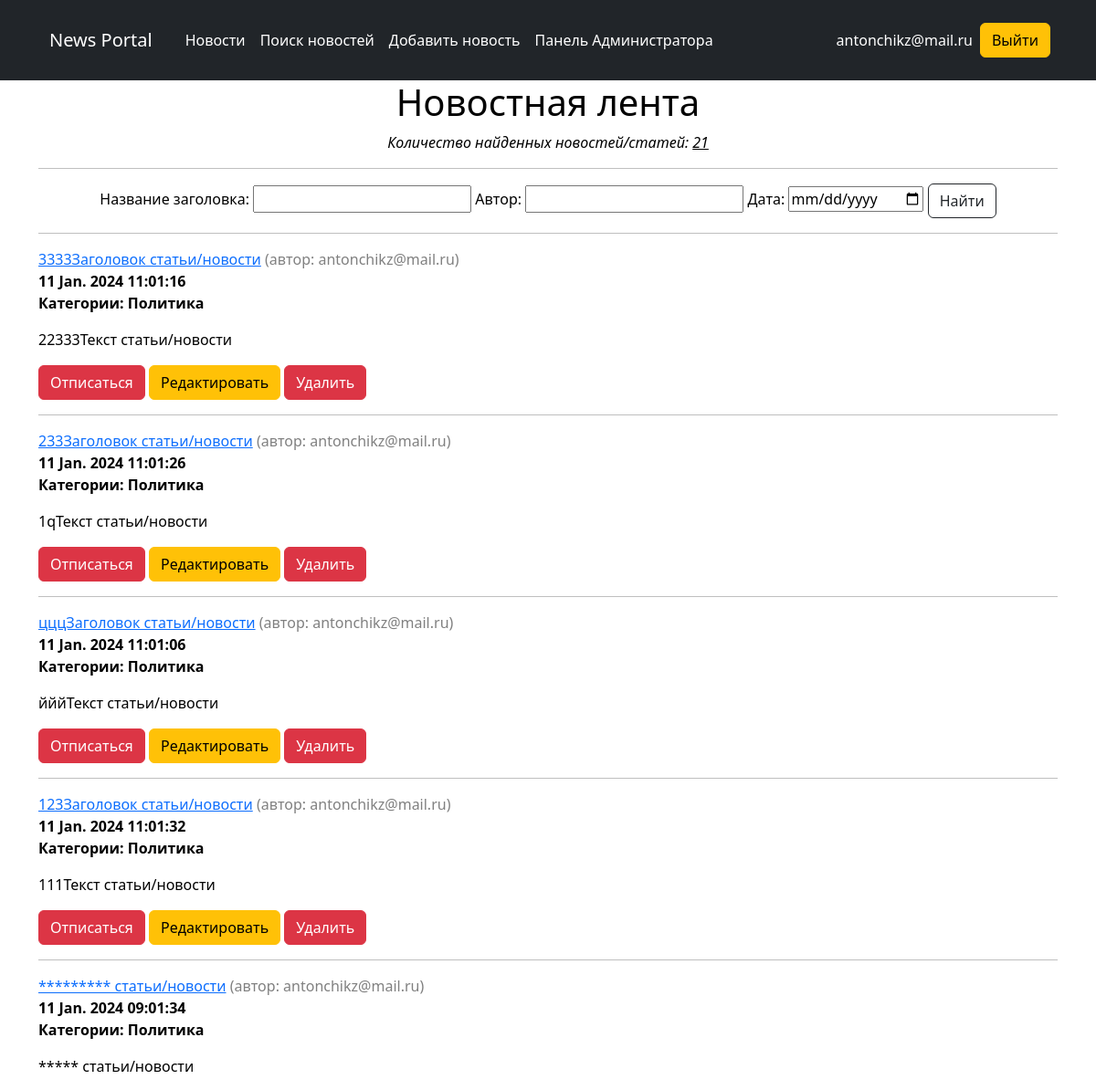
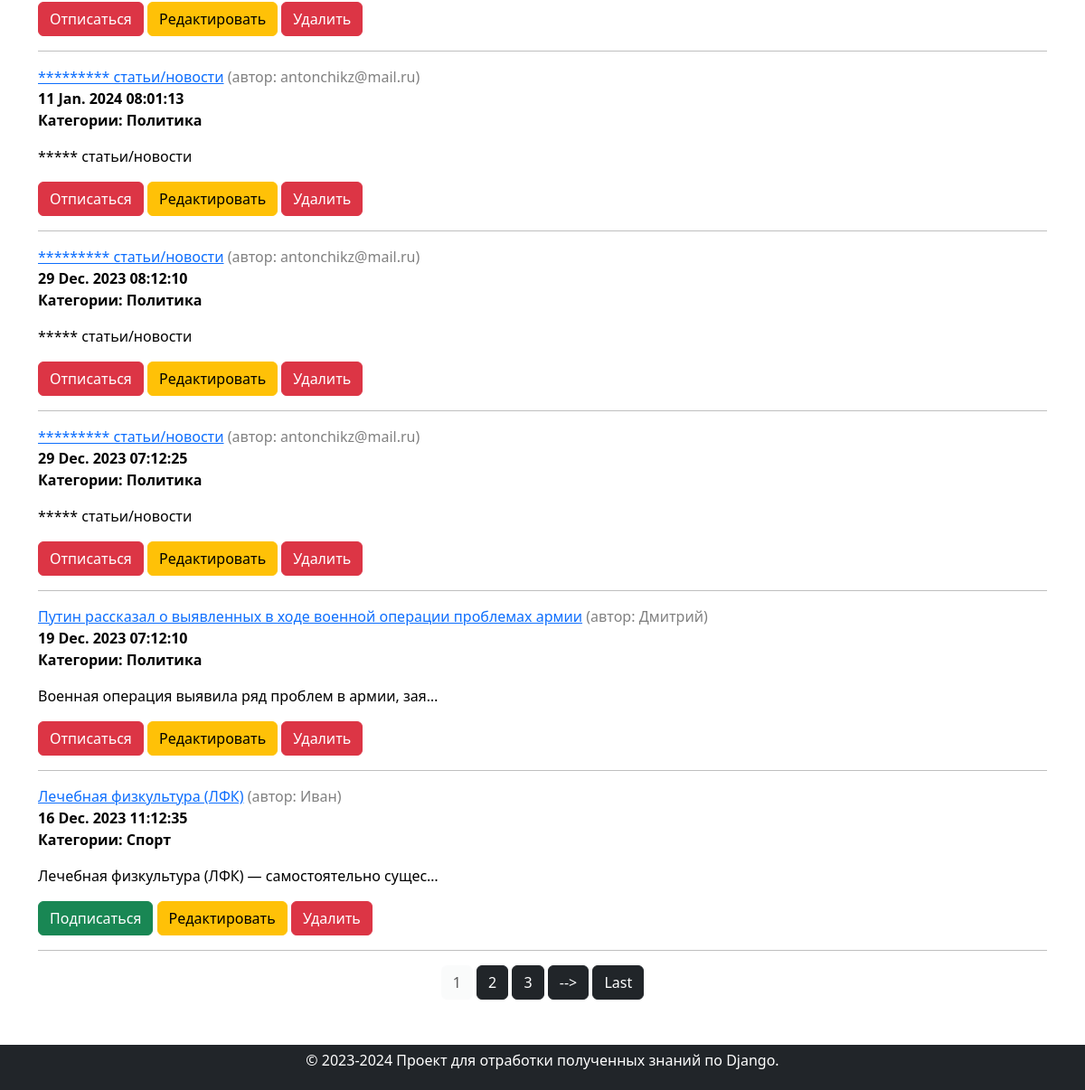
The page /search/ (signed in) on the database as committed earlier (2 pictures, top to bottom).
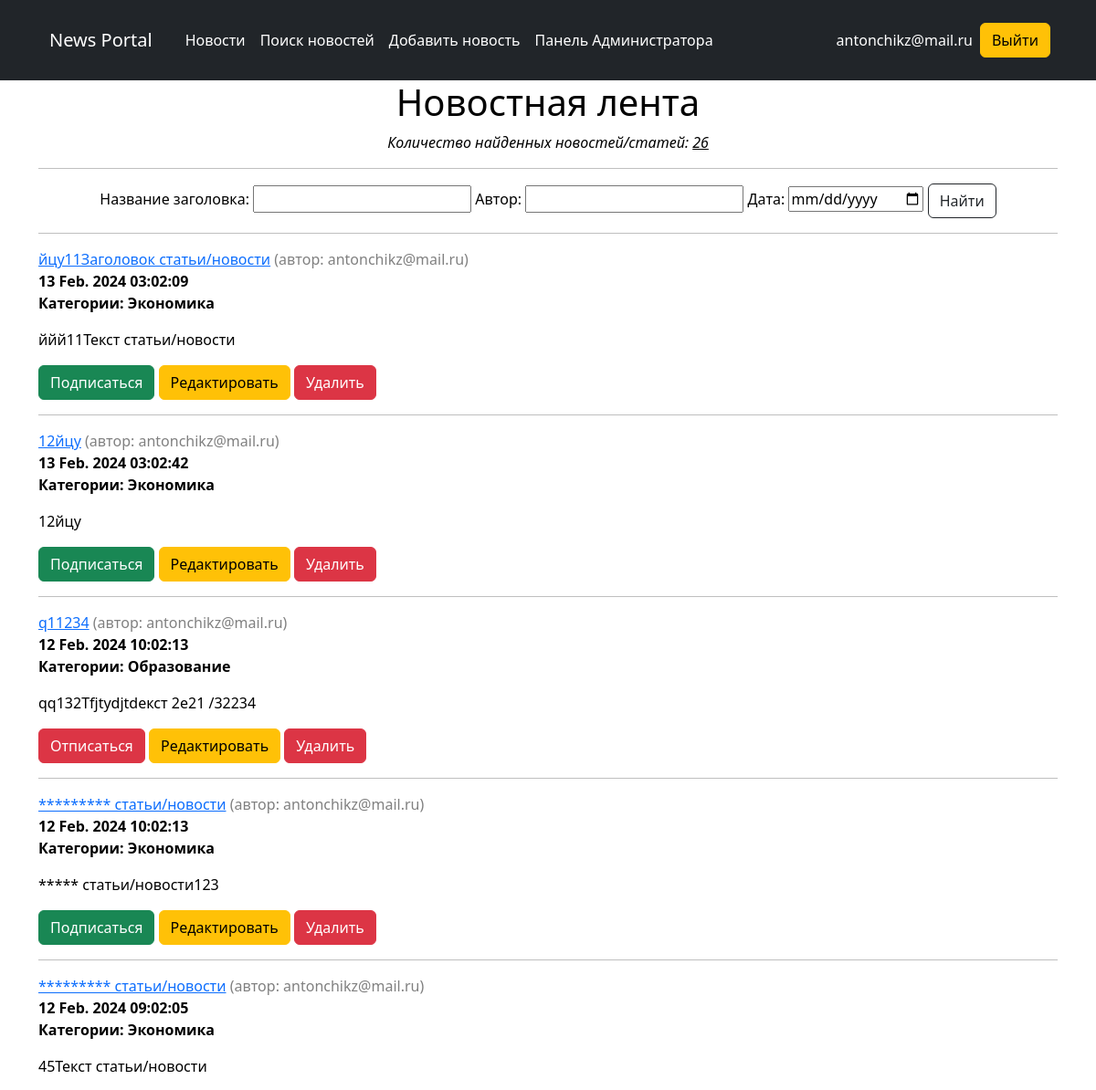
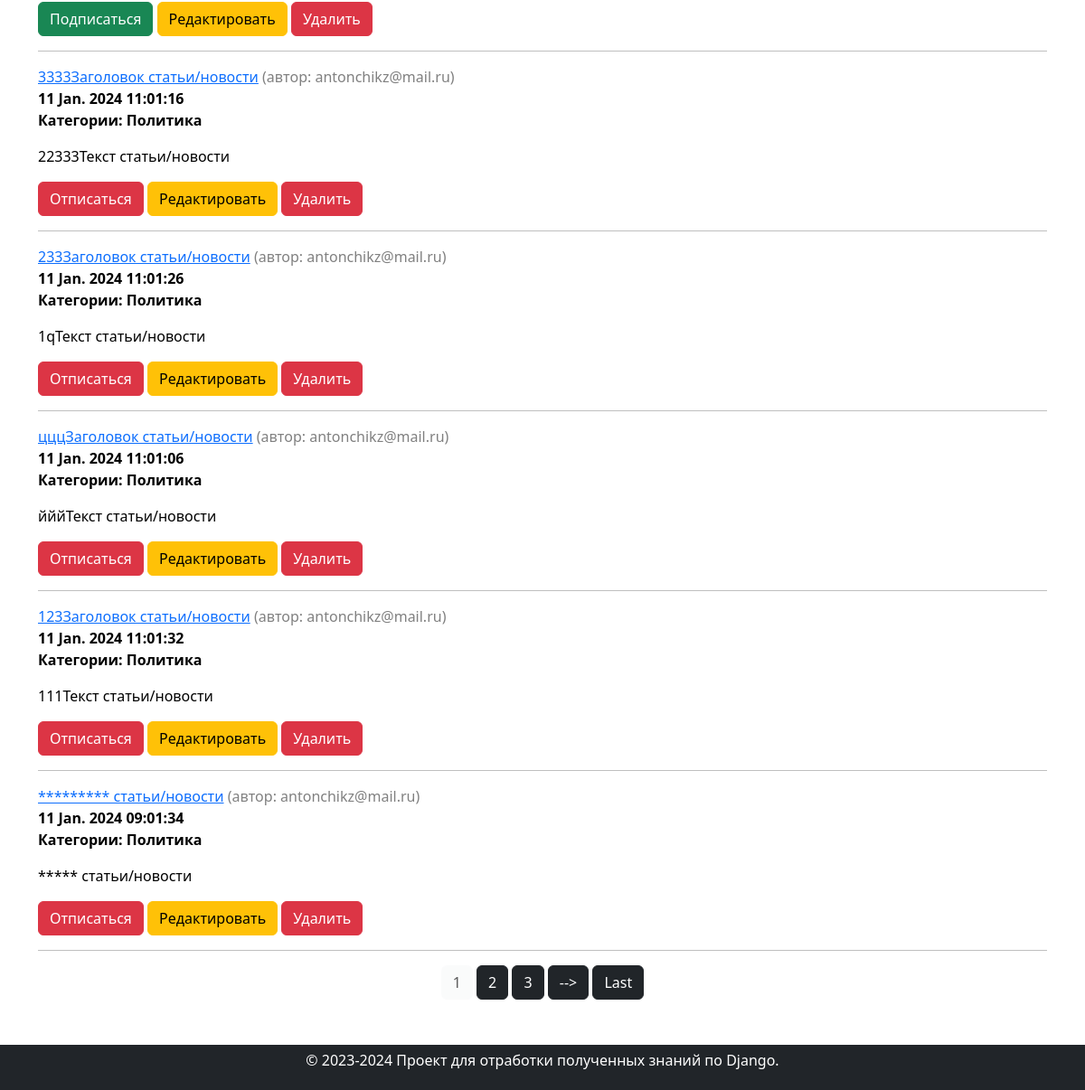
The same page on the database as committed later (2 pictures, top to bottom).
### news/models.py (models this page shows, shortened)
class Post(models.Model):
    article = 'AR'
    news = 'NE'
    POSITIONS = [
        (article, 'Статья'),
        (news, 'Новости'),
    ]
    author = models.ForeignKey(Author, on_delete=models.CASCADE)  # связь «один ко многим» с моделью Author
    choose_news = models.CharField(max_length=2, choices=POSITIONS)
    datetime_post = models.DateTimeField(auto_now_add=True)
    category = models.ManyToManyField(Category, through='PostCategory')  # связь «многие ко многим» с моделью Category
    title = models.CharField(max_length=255, default='Заголовок статьи/новости')
    text = models.TextField(default='Текст статьи/новости')
    rating = models.IntegerField(default=0)

class Author(models.Model):
    user = models.OneToOneField(User, on_delete=models.CASCADE)
    rating = models.IntegerField(default=0)
    def __str__(self):
        return f'{self.user}'

class Category(models.Model):
    name = models.CharField(max_length=255, unique=True)
    subscriber = models.ManyToManyField(User, related_name='categories')
    def __str__(self):
        return self.name

### news/views.py (the view)
# urls.py: path('search/', cache_page(60*1)(PostsSearchList.as_view()), name='post_search'),
class PostsSearchList(LoginRequiredMixin, PermissionRequiredMixin, ListView):
    model = Post
    ordering = '-datetime_post'
    template_name = 'news/search.html'
    context_object_name = 'news'
    paginate_by = 10
    permission_required = ('news.view_post',)
    def get_queryset(self):
        self.queryset = PostFilter(self.request.GET, queryset=super().get_queryset())
        return self.queryset.qs
    def get_context_data(self, **kwargs):
        context = super().get_context_data(**kwargs)
        context['filter'] = self.queryset
        return context

### news/current_time.py (called while the page is built)
def get_current_time(request):
    return {'current_time': datetime.now()}

### news/templatetags/custom_filters.py (called while the page is built)
def clear_str(word: str) -> str:
    ss = map(lambda x: x if x not in punctuation else "", word)
    result = ''.join(ss)
    return result.lower()

@register.filter()
def censor(value: str) -> str:
    try:
        if type(value) == str:
            result = map(lambda word: '*' * len(word) if clear_str(word) in PI_WORDS else word, value.split())
            text = ' '.join(result)
        else:
            raise TypeError
    except TypeError as e:
        print(f'Необходимо передавать тип данных str, вместо этого получаем {type(value)}')
    else:
        return text

### news/templatetags/custom_tags.py (called while the page is built)
@register.simple_tag(takes_context=True)
def url_replace(context, **kwargs):
    d = context['request'].GET.copy()
    for k, v in kwargs.items():
        d[k] = v
    return d.urlencode()

### templates/news/search.html (shortened to what this page needs)
{% extends 'flatpages/default.html' %}
{% load custom_filters %}
{% block content %}
    <div style="text-align: center;">
        <h1>Новостная лента</h1>
        {% if news %}
            <p><i>Количество найденных новостей/статей: <u>{{filter.qs|length}}</u></i></p>
            <hr>
            <form  method="GET">
                {{ filter.form }}
                <input type="submit" class="btn btn-outline-dark" value="Найти">
            </form>
            <hr>
    </div>
        {% for val in news %}
            <div style="text-align: left;">
                <a href="{% url 'post_detail' val.id %}">{{ val.title|censor }}</a>
                <span style="color: gray;">(автор: {{val.author}})</span>
                <br>
                <b>{{ val.datetime_post|date:'d M. Y h:m:s' }}</b>
                <p><b>Категории:
                    {% for cat in val.category.all%}
                        {{cat|title}}
                    {% endfor %}
                </b></p>
                <p>{{ val.text|truncatechars:50|censor }}</p>
                {% if request.user in val.category.first.subscriber.all%}
                    <a class="btn btn-danger" href="{% url 'category_unsubscribe' val.postcategory_set.first.category.pk %}" role="button">Отписаться</a>
                {% else %}
                    <a class="btn btn-success" href="{% url 'category_subscribe' val.postcategory_set.first.category.pk %}" role="button">Подписаться</a>
                {% endif %}
                {% if request.user.author%}
                    <a class="btn btn-warning" href="{% url 'post_update' val.id %}" role="button">Редактировать</a>
                    <a class="btn btn-danger" href="{% url 'post_delete' val.id %}" role="button">Удалить</a>
                {% else %}
                   <span style="color: gray;">Авторы могу редактировать и удалять статьи.</span>
                {% endif %}
            </div>
            <hr>
        {% endfor %}
    {% else %}
        <h2>Статей нет!</h2>
    {% endif %}
{% include "flatpages/paginate.html" %}
{% endblock content %}

Rows that differ between the two databases and show on the page:
no longer on this page (row unchanged): Post: title|censor "********* статьи/новости", author "antonchikz@mail.ru", datetime_post "11 Jan. 2024 08:01:13", text|censor "***** статьи/новости", shows "Отписаться", Category (name "Политика")
no longer on this page (row unchanged): Post: title|censor "********* статьи/новости", author "antonchikz@mail.ru", datetime_post "29 Dec. 2023 08:12:10", text|censor "***** статьи/новости", shows "Отписаться", Category (name "Политика")
no longer on this page (row unchanged): Post: title|censor "********* статьи/новости", author "antonchikz@mail.ru", datetime_post "29 Dec. 2023 07:12:25", text|censor "***** статьи/новости", shows "Отписаться", Category (name "Политика")
no longer on this page (row unchanged): Post: title|censor "Путин рассказал о выявленных в ходе военной операции проблемах армии", author "Дмитрий", datetime_post "19 Dec. 2023 07:12:10", text|censor "Военная операция выявила ряд проблем в армии, зая…", shows "Отписаться", Category (name "Политика")
no longer on this page (row unchanged): Post: title|censor "Лечебная физкультура (ЛФК)", author "Иван", datetime_post "16 Dec. 2023 11:12:35", text|censor "Лечебная физкультура (ЛФК) — самостоятельно сущес…", shows "Подписаться"
no longer on this page (row unchanged): Category: name "Спорт", shown under "Лечебная физкультура (ЛФК)"
added Post: title|censor "йцу11Заголовок статьи/новости", author "antonchikz@mail.ru", datetime_post "13 Feb. 2024 03:02:09", text|censor "ййй11Текст статьи/новости", shows "Подписаться"
now on this page (row unchanged): Category: name "Экономика"
added Post: title|censor "12йцу", author "antonchikz@mail.ru", datetime_post "13 Feb. 2024 03:02:42", text|censor "12йцу", shows "Подписаться"
added Post: title|censor "q11234", author "antonchikz@mail.ru", datetime_post "12 Feb. 2024 10:02:13", text|censor "qq132Тfjtydjtdекст 2e21 /32234", shows "Отписаться"
now on this page (row unchanged): Category: name "Образование", shown under "q11234"
added Post: title|censor "********* статьи/новости", author "antonchikz@mail.ru", datetime_post "12 Feb. 2024 10:02:13", text|censor "***** статьи/новости123", shows "Подписаться"
added Post: title|censor "********* статьи/новости", author "antonchikz@mail.ru", datetime_post "12 Feb. 2024 09:02:05", text|censor "45Текст статьи/новости", shows "Подписаться"
Other text that changed with them:
{{ filter.qs|length }}: "21" → "26"
